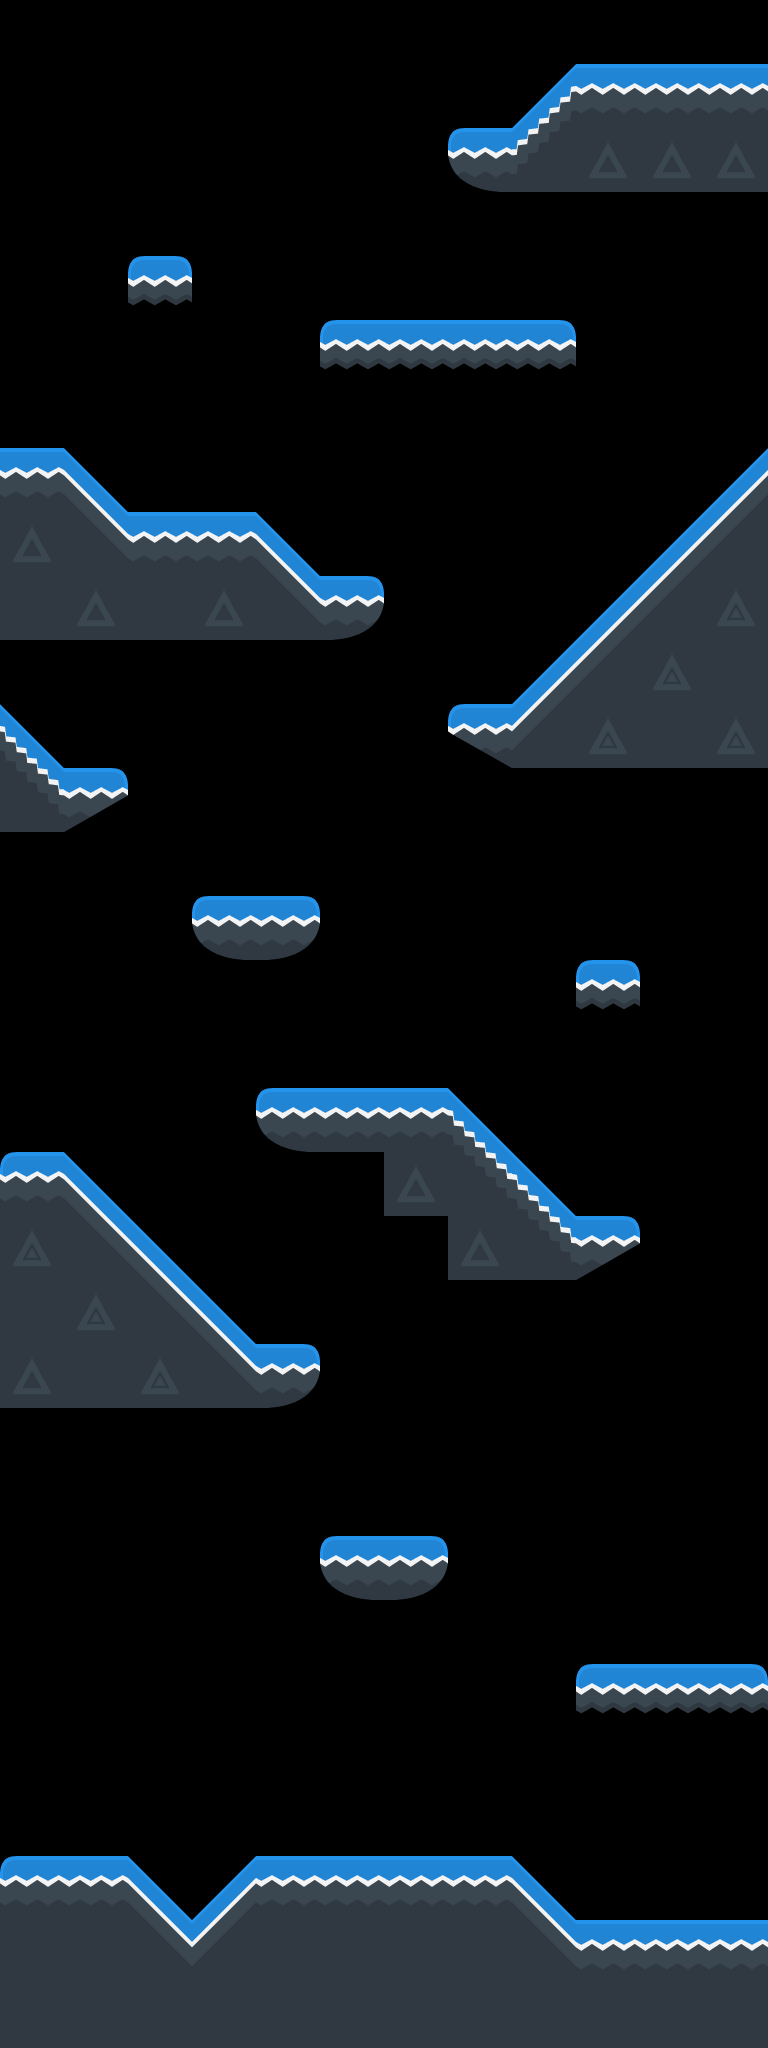

A level layout from a 2D game, rendered from its tile map. Below: a short description, then the map file with its tile-grid data intact:
An orthogonal 12x32 tile map with 64x64 px tiles, 1 tile layer (platforms) and 16 objects.

<map version="1.0" tiledversion="1.1.6" orientation="orthogonal" renderorder="right-down" width="12" height="32" tilewidth="64" tileheight="64" infinite="0" nextobjectid="1">
 <tileset firstgid="1" name="tilesheet" tilewidth="64" tileheight="64" spacing="2" margin="1" tilecount="374" columns="22">
  <image source="kenney-tileset-64px-extruded.png" width="1452" height="1122" />
  <tile id="132">
   <properties>
    <property name="collides" type="bool" value="true" />
   </properties>
  </tile>
  <tile id="133">
   <properties>
    <property name="collides" type="bool" value="true" />
   </properties>
  </tile>
  <tile id="134">
   <properties>
    <property name="collides" type="bool" value="true" />
   </properties>
  </tile>
  <tile id="135">
   <properties>
    <property name="collides" type="bool" value="true" />
   </properties>
   <objectgroup draworder="index">
    <object id="1" x="0" y="0" width="64" height="64" />
   </objectgroup>
  </tile>
  <tile id="136">
   <properties>
    <property name="collides" type="bool" value="true" />
   </properties>
   <objectgroup draworder="index">
    <object id="1" x="0" y="0" width="64" height="64" />
   </objectgroup>
  </tile>
  <tile id="137">
   <properties>
    <property name="collides" type="bool" value="true" />
   </properties>
   <objectgroup draworder="index">
    <object id="1" x="0" y="0" width="64" height="48" />
   </objectgroup>
  </tile>
  <tile id="138">
   <properties>
    <property name="collides" type="bool" value="true" />
   </properties>
   <objectgroup draworder="index">
    <object id="1" x="0" y="0" width="64" height="48" />
   </objectgroup>
  </tile>
  <tile id="139">
   <properties>
    <property name="collides" type="bool" value="true" />
   </properties>
   <objectgroup draworder="index">
    <object id="1" x="0" y="0" width="64" height="42" />
    <object id="2" x="0" y="0" width="64" height="48" />
   </objectgroup>
  </tile>
  <tile id="140">
   <properties>
    <property name="collides" type="bool" value="true" />
   </properties>
   <objectgroup draworder="index">
    <object id="1" x="1" y="11" width="61" height="31" />
    <object id="2" x="1" y="10">
     <polygon points="0,0 8,-10 51,-10 62,1" />
    </object>
   </objectgroup>
  </tile>
  <tile id="154">
   <properties>
    <property name="collides" type="bool" value="true" />
   </properties>
  </tile>
  <tile id="155">
   <properties>
    <property name="collides" type="bool" value="true" />
   </properties>
   <objectgroup draworder="index">
    <object id="1" x="64" y="0">
     <polygon points="0,0 -64,64 0,64" />
    </object>
   </objectgroup>
  </tile>
  <tile id="156">
   <properties>
    <property name="collides" type="bool" value="true" />
   </properties>
   <objectgroup draworder="index">
    <object id="1" x="0" y="0">
     <polygon points="0,0 64,64 0,64" />
    </object>
   </objectgroup>
  </tile>
  <tile id="157">
   <properties>
    <property name="collides" type="bool" value="true" />
   </properties>
   <objectgroup draworder="index">
    <object id="1" x="64" y="0">
     <polygon points="0,0 -64,64 0,64" />
    </object>
   </objectgroup>
  </tile>
  <tile id="158">
   <properties>
    <property name="collides" type="bool" value="true" />
   </properties>
   <objectgroup draworder="index">
    <object id="1" x="0" y="0">
     <polygon points="0,0 64,64 0,64" />
    </object>
   </objectgroup>
  </tile>
  <tile id="159">
   <properties>
    <property name="collides" type="bool" value="true" />
   </properties>
  </tile>
  <tile id="160">
   <properties>
    <property name="collides" type="bool" value="true" />
   </properties>
  </tile>
  <tile id="161">
   <properties>
    <property name="collides" type="bool" value="true" />
   </properties>
   <objectgroup draworder="index">
    <object id="1" x="7" y="0">
     <polygon points="0,0 -7,10 -7,31 3,47 28,61 57,63 56,0" />
    </object>
   </objectgroup>
  </tile>
  <tile id="162">
   <properties>
    <property name="collides" type="bool" value="true" />
   </properties>
   <objectgroup draworder="index">
    <object id="1" x="56" y="0">
     <polygon points="0,0 9,11 6,31 -6,51 -32,61 -56,62 -56,0" />
    </object>
   </objectgroup>
  </tile>
  <tile id="176">
   <properties>
    <property name="collides" type="bool" value="true" />
   </properties>
  </tile>
  <tile id="177">
   <properties>
    <property name="collides" type="bool" value="true" />
   </properties>
  </tile>
  <tile id="178">
   <properties>
    <property name="collides" type="bool" value="true" />
   </properties>
  </tile>
  <tile id="179">
   <properties>
    <property name="collides" type="bool" value="true" />
   </properties>
  </tile>
  <tile id="180">
   <properties>
    <property name="collides" type="bool" value="true" />
   </properties>
  </tile>
  <tile id="181">
   <properties>
    <property name="collides" type="bool" value="true" />
   </properties>
  </tile>
  <tile id="182">
   <properties>
    <property name="collides" type="bool" value="true" />
   </properties>
  </tile>
  <tile id="183">
   <properties>
    <property name="collides" type="bool" value="true" />
   </properties>
   <objectgroup draworder="index">
    <object id="1" x="9" y="-1">
     <polygon points="0,0 -11,13 -8,26 53,65 53,0" />
    </object>
   </objectgroup>
  </tile>
  <tile id="184">
   <properties>
    <property name="collides" type="bool" value="true" />
   </properties>
   <objectgroup draworder="index">
    <object id="1" x="56" y="0">
     <polygon points="0,0 8,13 9,25 -56,64 -55,0" />
    </object>
   </objectgroup>
  </tile>
 </tileset>
 <layer name="platforms" width="12" height="32">
  <data encoding="csv">
0,0,0,0,0,0,0,0,0,0,0,0,
0,0,0,0,0,0,0,0,156,135,135,135,
0,0,0,0,0,0,0,162,178,155,155,155,
0,0,0,0,0,0,0,0,0,0,0,0,
0,0,141,0,0,0,0,0,0,0,0,0,
0,0,0,0,0,138,139,139,140,0,0,0,
0,0,0,0,0,0,0,0,0,0,0,0,
135,159,0,0,0,0,0,0,0,0,0,158,
155,181,135,135,159,0,0,0,0,0,158,180,
133,155,133,155,181,163,0,0,0,158,180,177,
0,0,0,0,0,0,0,0,158,180,177,133,
157,0,0,0,0,0,0,184,180,177,133,177,
179,185,0,0,0,0,0,0,0,0,0,0,
0,0,0,0,0,0,0,0,0,0,0,0,
0,0,0,162,163,0,0,0,0,0,0,0,
0,0,0,0,0,0,0,0,0,141,0,0,
0,0,0,0,0,0,0,0,0,0,0,0,
0,0,0,0,162,135,135,157,0,0,0,0,
134,159,0,0,0,0,155,179,157,0,0,0,
177,181,159,0,0,0,0,155,179,185,0,0,
133,177,181,159,0,0,0,0,0,0,0,0,
155,133,177,181,163,0,0,0,0,0,0,0,
0,0,0,0,0,0,0,0,0,0,0,0,
0,0,0,0,0,0,0,0,0,0,0,0,
0,0,0,0,0,162,163,0,0,0,0,0,
0,0,0,0,0,0,0,0,0,0,0,0,
0,0,0,0,0,0,0,0,0,138,139,140,
0,0,0,0,0,0,0,0,0,0,0,0,
0,0,0,0,0,0,0,0,0,0,0,0,
134,135,159,158,135,135,135,135,159,0,0,0,
133,133,181,180,133,133,133,133,181,135,135,135,
133,133,133,133,133,133,133,133,133,133,133,133
</data>
 </layer>
</map>
